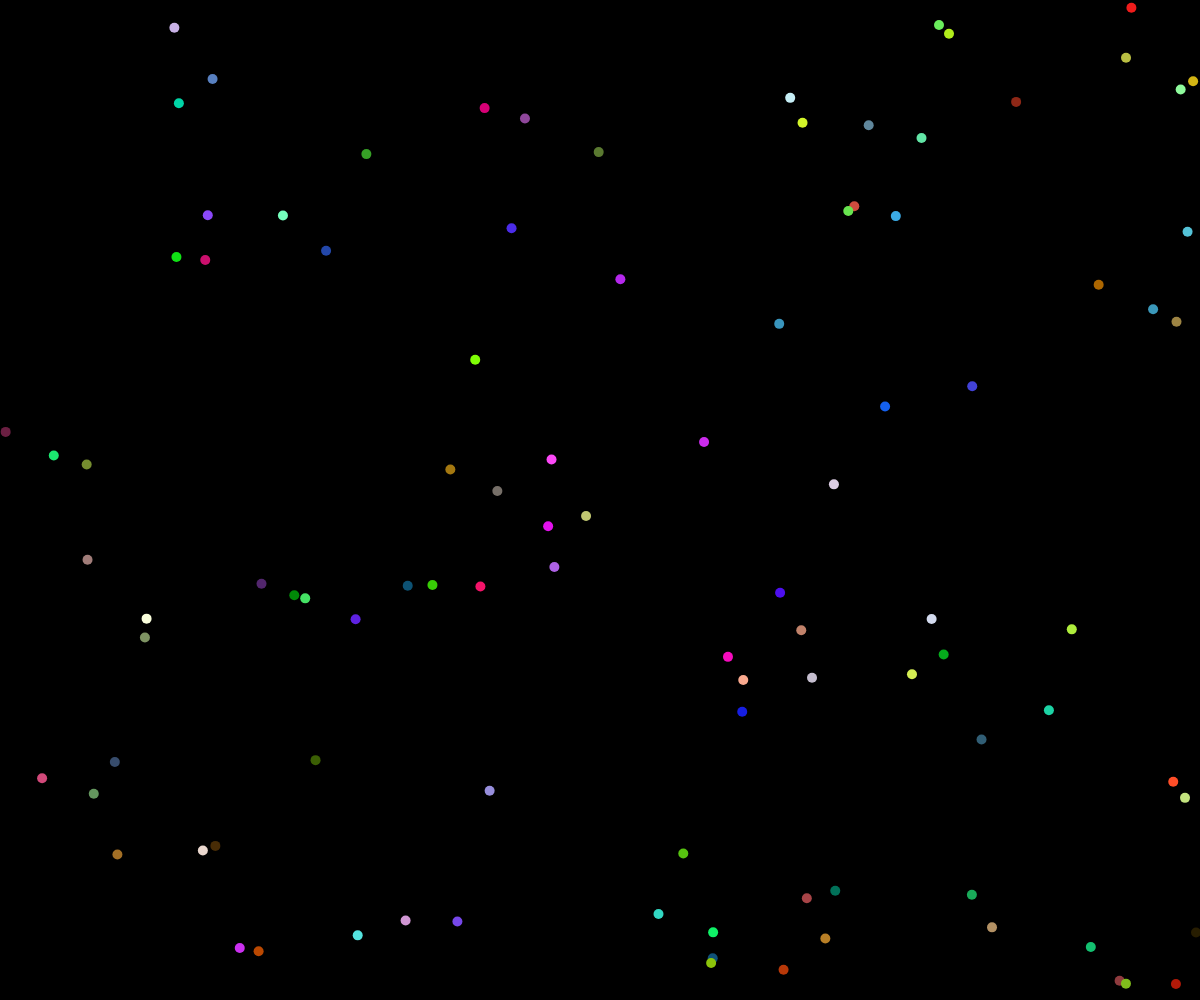
Frame 1 (no input)
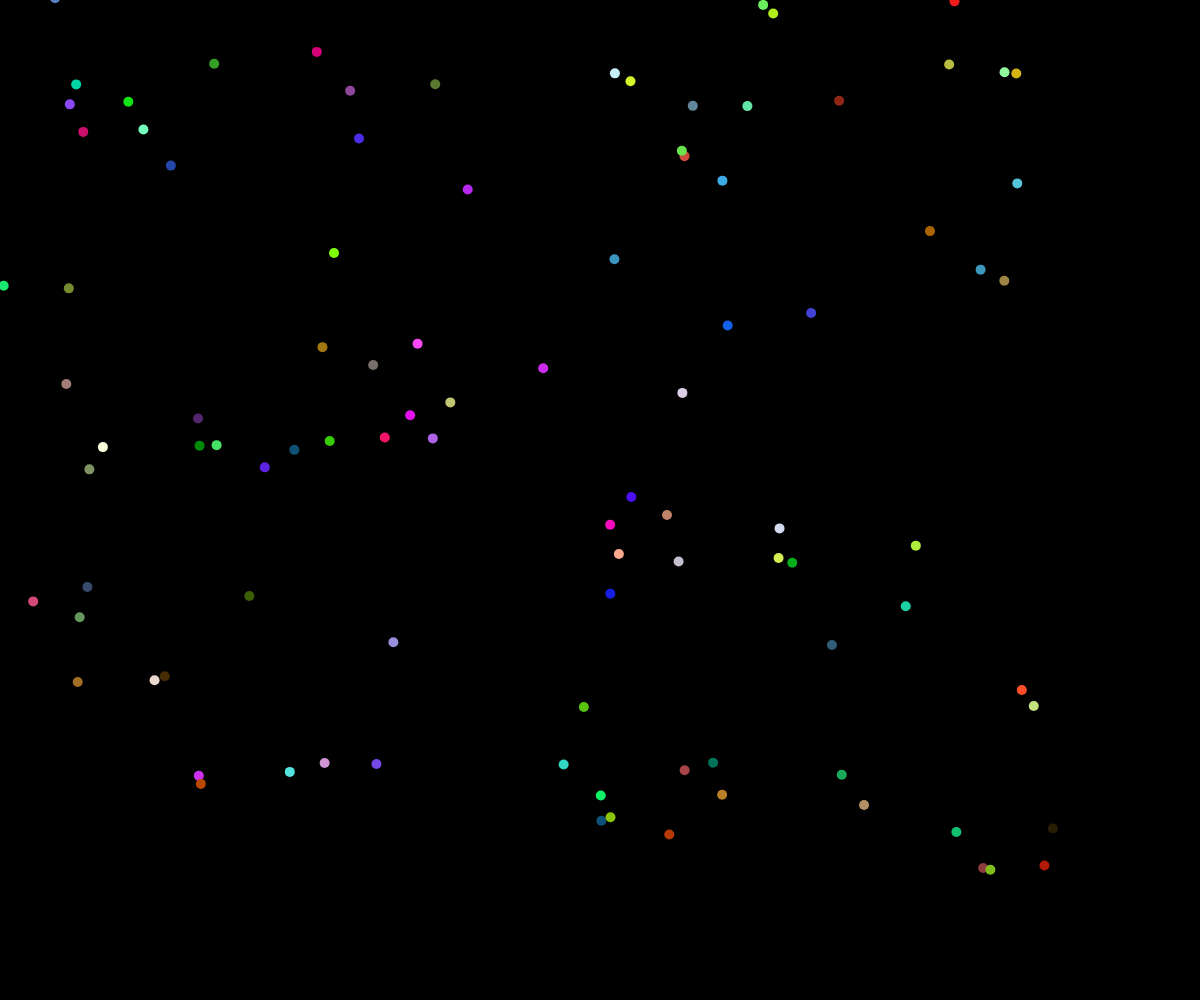
Frame 60 (no input)
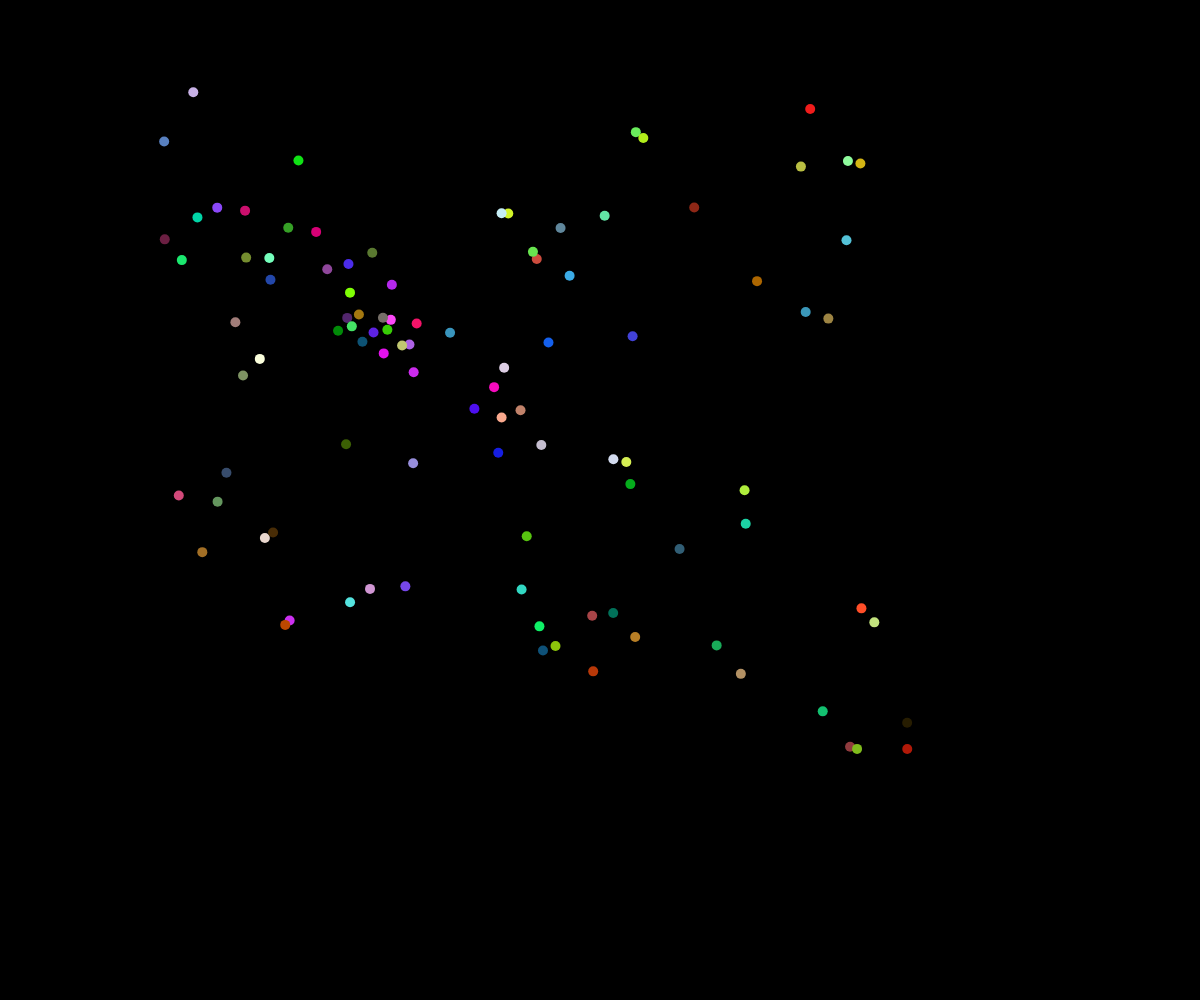
Frame 120 (the mouse pressed at the canvas centre since frame 60)

The p5.js sketch that drew these frames (run headless with seeded random() and noise() and a simulated clock; from frame 60 on, the mouse is pressed at the canvas centre):

// p5.js sketch
// ── sketch.js
let particles = [];
let numParticles = 100;

function setup() {
  createCanvas(windowWidth, windowHeight);
  for (let i = 0; i < numParticles; i++) {
    particles.push(new Particle(random(width), random(height)));
  }
}

function draw() {
  background(0);

  for (let i = 0; i < particles.length; i++) {
    let p = particles[i];
    p.update();
    p.display();
  }
}

function mouseMoved() {
  for (let i = 0; i < particles.length; i++) {
    let p = particles[i];
    let attractionForce = createVector(mouseX, mouseY).sub(p.pos).mult(0.01);
    p.applyForce(attractionForce);
  }
}

function mouseClicked() {
  for (let i = 0; i < particles.length; i++) {
    let p = particles[i];
    let distance = dist(mouseX, mouseY, p.pos.x, p.pos.y);
    if (distance < 10) { // Check if mouse is within 10 pixels of particle
      p.changeColor();
    }
  }
}

class Particle {
  constructor(x, y) {
    this.pos = createVector(x, y);
    this.vel = createVector(random(-1, 1), random(-1, 1));
    this.acc = createVector(0, 0);
    this.maxSpeed = 3;
    this.maxForce = 0.1;
    this.color = color(random(255), random(255), random(255));
  }

  applyForce(force) {
    this.acc.add(force);
  }

  update() {
    this.vel.add(this.acc);
    this.vel.limit(this.maxSpeed);
    this.pos.add(this.vel);
    this.acc.set(0, 0);
  }

  display() {
    noStroke();
    fill(this.color);
    ellipse(this.pos.x, this.pos.y, 10, 10);
  }

  changeColor() {
    this.color = color(random(255), random(255), random(255));
  }
}
